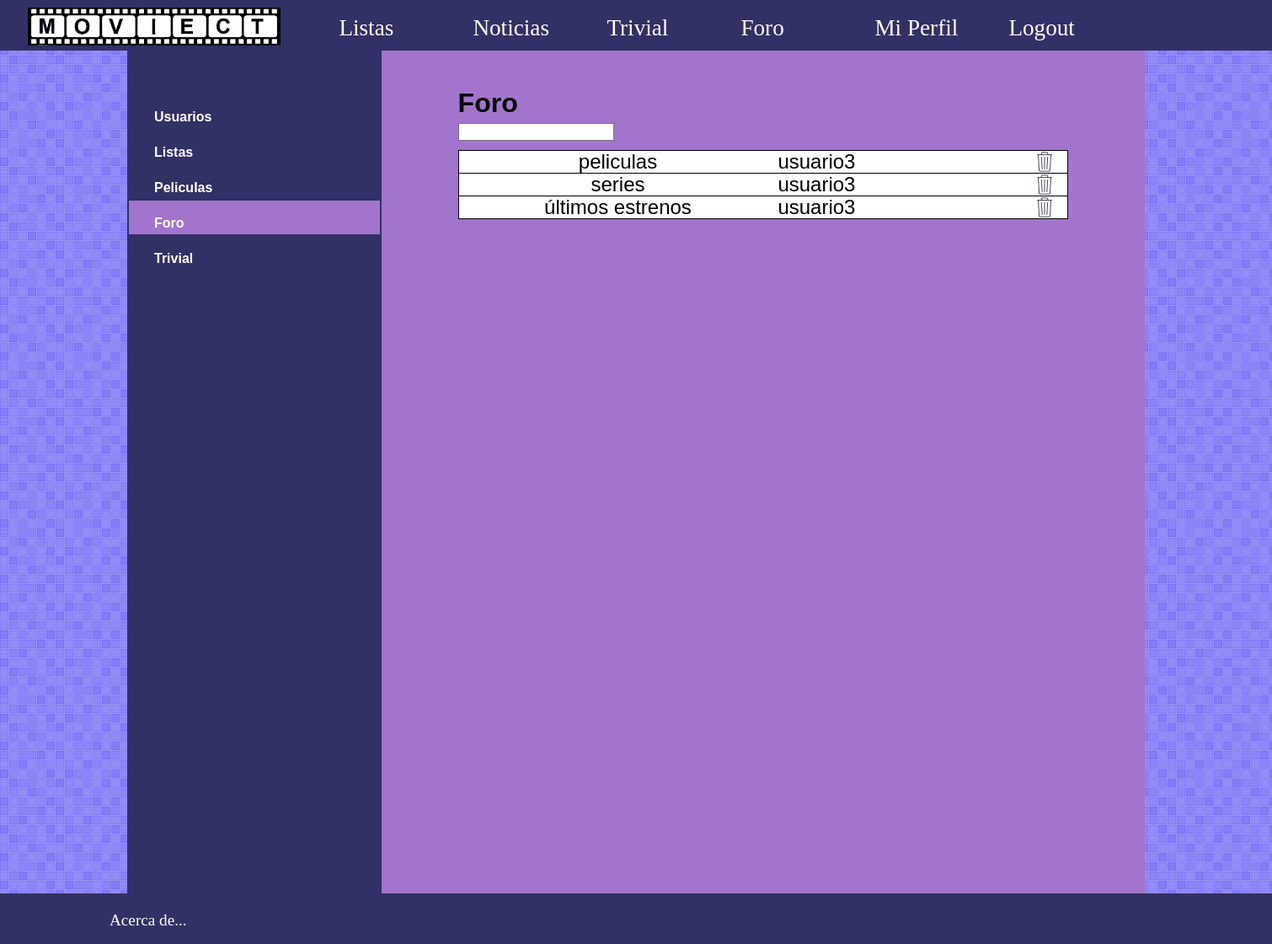
The app's page /html/admin/admin_panel.php?page=foro (signed in) with its own data.
### tables this page shows
CREATE TABLE `foro` (
  `id_tema` int(11) NOT NULL,
  `titulo` varchar(50) NOT NULL,
  `creador` varchar(50) NOT NULL
);

### src/includes/config.php (called while the page is built, shortened)
<?php
spl_autoload_register(function ($class) {
    $prefix = 'es\\ucm\\fdi\\aw\\';
    $base_dir = __DIR__ . '/';
    $len = strlen($prefix);
    $relative_class = substr($class, $len);
    $file = $base_dir . str_replace('\\', '/', $relative_class) . '.php';
});
$app = \es\ucm\fdi\aw\Aplicacion::getSingleton();

### src/includes/Aplicacion.php (called while the page is built, shortened)
<?php
class Aplicacion {
  private static $instancia;
  private $rutaRaizApp;
  public static function getSingleton() {
      if (  !self::$instancia instanceof self) {
         self::$instancia = new self;
      }
      return self::$instancia;
  }
  public function init($bdDatosConexion, $rutaRaizApp, $dirInstalacion){
    $this->rutaRaizApp = $rutaRaizApp;
  }
  public function resuelve($path = '') {
    if (strlen($path) > 0 && $path[0] == '/') {
      $path = mb_substr($path, 1);
    }
    return $this->rutaRaizApp . $path;
  }
}
?>

### src/includes/admin.php (called while the page is built, shortened)
<?php
class Admin{
	public function cargarForo(){
		$app = App::getSingleton();
      $conn = $app->conexionBd();
      $query = sprintf("SELECT id_tema,titulo,creador FROM foro");
             $result = Array();
      $rs = $conn->query($query);
		while ($fila = $rs->fetch_assoc()) {
			$result[]=$fila;
		}
      return $result;
	}
}
?>

### src/html/admin/admin_panel.php (the view, shortened to what this page needs)
<?php
	require_once '../../includes/config.php';
	$app->doInclude('admin.php');
	$app->doInclude('lista.php');
?>
<!DOCTYPE html>
<html>
	<head>
	  	<link href="<?= $app->resuelve('/css/admin_panel.css') ?>" rel="stylesheet" type="text/css">
	  	<link href="<?= $app->resuelve('/css/header.css') ?>" rel="stylesheet" type="text/css">
		<link href="<?= $app->resuelve('/css/footer.css') ?>" rel="stylesheet" type="text/css">
		<link href="<?= $app->resuelve('/css/estilo2col.css') ?>" rel="stylesheet" type="text/css">
		<link href="<?= $app->resuelve('/css/icomoon/style.css') ?>" rel="stylesheet" type="text/css">
	</head>
	<body>
		<?php
			$app->doInclude('comun/header.php');
		?>
		<div id="contenedor">
			<div id="left_sidebar">
				<table id="menu">
				<?php
						$page = $_GET['page'];
						if($page == "users")
							echo <<<EOF
						<tr class="categoria" ><td id="pulsada"><a href="./admin_panel.php?page=users"> Usuarios </a></td></tr>
EOF;
						else
							echo <<<EOF
							<tr class="categoria" ><td><a href="./admin_panel.php?page=users"> Usuarios </a></td></tr>
EOF;
						if($page == "list")
							echo <<<EOF
							<tr class="categoria"><td id="pulsada"><a href="./admin_panel.php?page=list"> Listas</a></td></tr>
EOF;
						else
							echo <<<EOF
							<tr class="categoria"><td><a href="./admin_panel.php?page=list"> Listas</a></td></tr>
EOF;
						if($page == "peliculas")
							echo <<<EOF
							<tr class="categoria"><td id="pulsada"><a href="./admin_panel.php?page=peliculas"> Peliculas </a></td></tr>
EOF;
						else
							echo <<<EOF
							<tr class="categoria"><td><a href="./admin_panel.php?page=peliculas"> Peliculas </a></td></tr>
EOF;
						if($page == "foro")
							echo <<<EOF
							<tr class="categoria"><td id="pulsada"><a href="./admin_panel.php?page=foro"> Foro </a></td></tr>
EOF;
						else
							echo <<<EOF
							<tr class="categoria"><td><a href="./admin_panel.php?page=foro"> Foro </a></td></tr>
EOF;
						if($page == "trivial")
							echo <<<EOF
							<tr class="categoria"><td id="pulsada"><a href="./admin_panel.php?page=trivial"> Trivial </a></td></tr>
EOF;
						else
							echo <<<EOF
							<tr class="categoria"><td><a href="./admin_panel.php?page=trivial"> Trivial </a></td></tr>
EOF;
					?>
				</table>
			</div>
			<div id = "content">
					<div id = "listas">
					<?php
						if($page == "users")
						echo "<h1> Usuarios </h1> ";
						else if($page == "list")
						echo "<h1> Listas </h1>";
						else if($page == "peliculas")
						echo "<h1> Peliculas </h1>";
						else if($page == "trivial")
						echo "<h1> Preguntas del trivial </h1>";
					else if($page == "foro")
						echo "<h1> Foro </h1>"
					?>
					<form id ="buscar">
						<input type="text" name="search" id="busqueda">
					</form>
					<div id="elementos">
					<table >
					<?php
				$admin = new es\ucm\fdi\aw\Admin();
						if($page=="users"){
						$data = $admin-> cargarUsuarios();
						foreach ($data as $elemento){
						echo <<<EOF
						<tr class="elementos" id="{$elemento['nick']}">
							<td class="celda_foto"> <img class="poster" src="{$app->resuelve(DIR_FOTOS_USU.$elemento['nick'])}"/> </td>
							<td class="celda_titulo"> {$elemento['nick']} </td>
							<td class="celda_anio"> {$elemento['nombre']} </td>
							<td class="celda_rol">{$elemento['rol']} </td>
							<td class="celda_actions">
								<img src="{$app->resuelve('/img/edit.png')}" class="edit_user"/>
								<img src="{$app->resuelve('img/erase.png')}" class="delete_user" />
							</td>
						</tr>
EOF;
						}
					}
					else if($page=="foro"){
						$data = $admin-> cargarForo();
						foreach ($data as $elemento){
						$titulo = substr($elemento['titulo'],0,40);
						echo <<<EOF
						<tr class="elementos" id="{$elemento['id_tema']}">
							<td class="celda_titulo"> {$titulo} </td>
							<td class="celda_anio"> {$elemento['creador']} </td>
							<td class="celda_actions">
									<img src="{$app->resuelve('img/erase.png')}" class="delete_foro"/>
							</td>
						</tr>
EOF;
						}
					}
					?>
					</table>
				</div>
				</div>
			</div>
		</div>
	</body>
</html>

### src/css/admin_panel.css (style rules this page uses)
#left_sidebar { background-color:#313165; float: left; width: 25%; height: 100%; height: 1000px; padding-right: 0px; }
#elementos { overflow-y: auto; height: 500px; clear: both; }
body { min-width: 1500px; }
#content { float: left; width: 75%; background-color:#A374CD; height:1000px; }
#menu { width: 100%; margin-top: 50px; margin-right: 0px; }
.categoria a { color: inherit; text-decoration: inherit; }
#pulsada { background-color: #A374CD; }
.categoria { width: 100%; margin-right: 0px; }
.categoria td { margin-right: 0px; width: 100%; padding-top: 15px; padding-down: 15px; font-size: 1.25 em; font-weight: bold; color: white; padding-left: 30px; }
#listas h1 { margin-bottom: 0px; }
#listas table { margin-top: 10px; border: 1px solid black; border-collapse: collapse; clear: both; width:100%; background-color: white; font-size: 1.5em; margin-bottom: 50px; }
#listas tr { border-top: 1px solid black; }
.celda_titulo { text-align: center; }
.celda_actions { width: 20%; }
.celda_actions img { float: right; margin-right: 10%; }
form { float:left; }
#listas { width: 80%; clear:both; margin-left: 10%; margin-top: 50px; }
#listas h1 { margin-bottom: 10px; }

### src/css/estilo2col.css (style rules this page uses)
body { margin: 0px; background-color: #795198; margin: 0 auto 0 auto; height: 100%; background-image: url("../img/fondo.png"); background-repeat: repeat; }
#contenedor { font-family: Sans-serif; line-height: 1.5em; width: 80%; height: 1%; overflow: hidden; margin-top: 60px; margin: 0 auto; padding: 60px 0; background-color: #BDC8EF; min-height: 860px; min-width: 900px; }

### records on screen
foro: titulo "peliculas", creador "usuario3"
foro: titulo "series", creador "usuario3"
foro: titulo "últimos estrenos", creador "usuario3"
